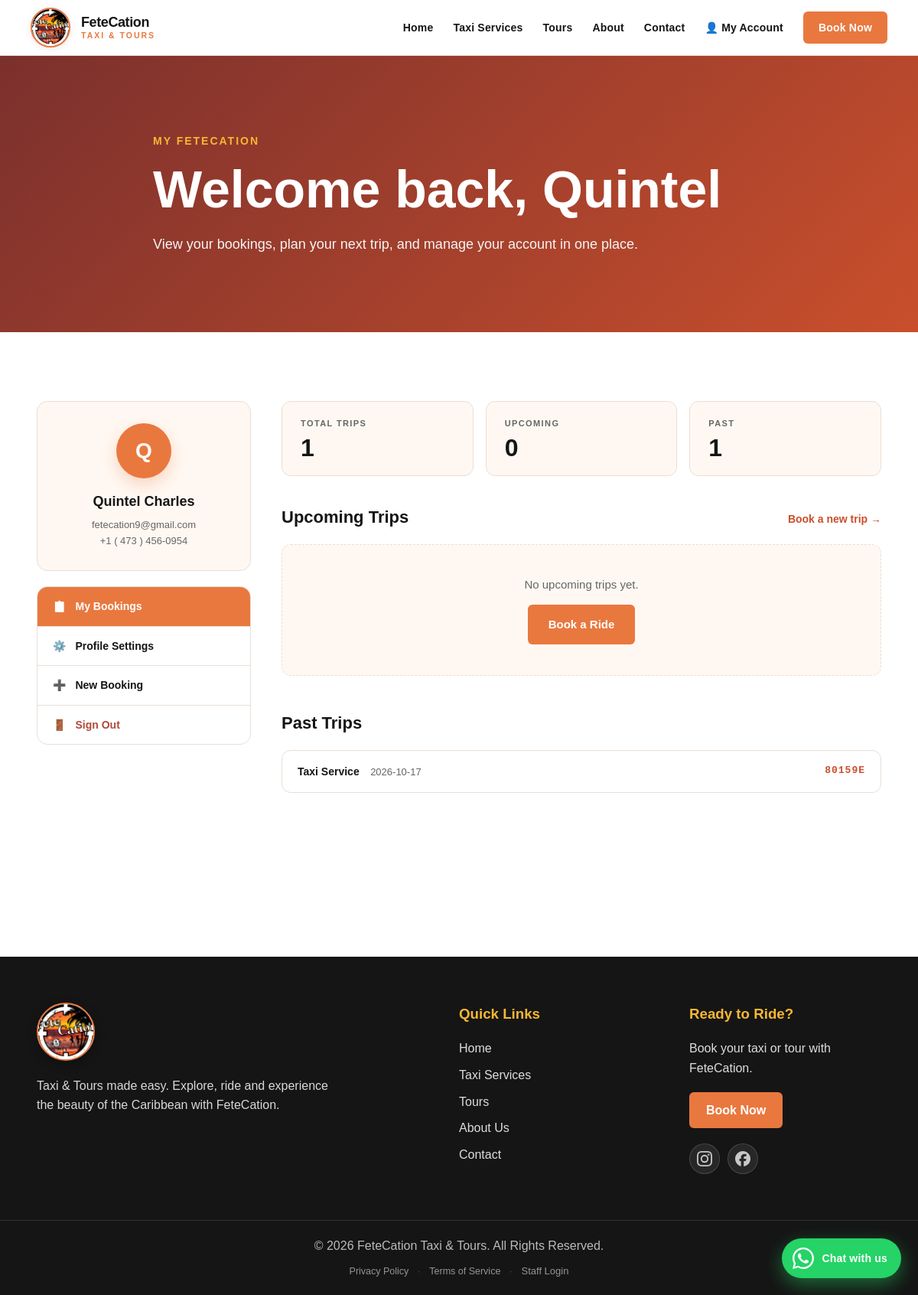
The app's page /account/index.php (signed in) with its own data.
### tables this page shows
CREATE TABLE `customers` (
  `CustomerID` int(11) NOT NULL,
  `FirstName` varchar(100) NOT NULL,
  `LastName` varchar(100) NOT NULL,
  `Phone` varchar(30) NOT NULL,
  `AvatarPath` varchar(255) DEFAULT NULL,
  `Email` varchar(150) DEFAULT NULL,
  `Password` varchar(255) NOT NULL,
  `EmailVerified` tinyint(1) NOT NULL DEFAULT 0,
  `VerifyToken` varchar(64) DEFAULT NULL,
  `VerifyExpires` datetime DEFAULT NULL,
  `ResetToken` varchar(64) DEFAULT NULL,
  `ResetExpires` datetime DEFAULT NULL,
  `LastLoginAt` datetime DEFAULT NULL,
  `RememberToken` varchar(255) DEFAULT NULL,
  `RememberExpires` datetime DEFAULT NULL,
  `DeletedAt` datetime DEFAULT NULL,
  `CreatedAt` timestamp NOT NULL DEFAULT current_timestamp()
);

CREATE TABLE `bookings` (
  `BookingID` int(11) NOT NULL,
  `Reference` varchar(20) NOT NULL,
  `Name` varchar(150) NOT NULL,
  `Email` varchar(150) NOT NULL,
  `Phone` varchar(40) DEFAULT NULL,
  `CustomerID` int(11) DEFAULT NULL,
  `BookingType` enum('Taxi','Tour') NOT NULL DEFAULT 'Taxi',
  `TourID` int(11) DEFAULT NULL,
  `TourSlug` varchar(80) DEFAULT NULL,
  `VehicleID` int(11) DEFAULT NULL,
  `PickupLocation` varchar(255) DEFAULT NULL,
  `DropoffLocation` varchar(255) DEFAULT NULL,
  `BookingDate` date NOT NULL,
  `BookingTime` time DEFAULT NULL,
  `NumberOfPassengers` int(11) NOT NULL DEFAULT 1,
  `SpecialRequests` text DEFAULT NULL,
  `Notes` text DEFAULT NULL,
  `PaymentOption` enum('full','deposit','on-day') NOT NULL DEFAULT 'on-day',
  `Source` enum('website','whatsapp','phone','walk-in','referral','other') NOT NULL DEFAULT 'website',
  `CustomPrice` decimal(10,2) DEFAULT NULL,
  `AdminNotes` text DEFAULT NULL,
  `Status` enum('Pending','Confirmed','Completed','Cancelled') NOT NULL DEFAULT 'Pending',
  `SubmittedAt` datetime NOT NULL DEFAULT current_timestamp(),
  `IP` varchar(45) DEFAULT NULL,
  `CreatedAt` timestamp NOT NULL DEFAULT current_timestamp()
);

### includes/customer-auth.php (called while the page is built, shortened)
<?php
require_once __DIR__ . '/database.php';
function db(): PDO
{
    global $pdo;
    return $pdo;
}
function customer_is_logged_in(): bool
{
    return !empty($_SESSION['customer_id']);
}
function customer_current(): ?array
{
    try {
        $stmt = db()->prepare('SELECT * FROM customers WHERE CustomerID = ? AND DeletedAt IS NULL LIMIT 1');
        $stmt->execute([$_SESSION['customer_id']]);
        $row = $stmt->fetch();
        return $customer = $row ?: null;
    } catch (Throwable $e) {
        return null;
    }
}
function customer_avatar_url(?array $customer): ?string
{
    $file = dirname(__DIR__) . '/uploads/avatars/' . basename($customer['AvatarPath']);
    if (!is_file($file)) return null;
    return '/fetecation/uploads/avatars/' . rawurlencode($customer['AvatarPath']);
}

### account/index.php (the view, shortened to what this page needs)
<?php
require_once __DIR__ . '/../includes/customer-auth.php';
require_once __DIR__ . '/../includes/database.php';
$customer = customer_current();
$myBookings = [];
try {
    $stmt = $pdo->prepare(
        'SELECT * FROM bookings
         WHERE CustomerID = :cid OR Email = :email
         ORDER BY SubmittedAt DESC'
    );
    $stmt->execute([
        ':cid'   => (int)$customer['CustomerID'],
        ':email' => $customer['Email'],
    ]);
    $myBookings = $stmt->fetchAll();
} catch (Throwable $e) {
    error_log('account bookings load failed: ' . $e->getMessage());
}
$today = date('Y-m-d');
$upcoming = [];
$past     = [];
foreach ($myBookings as $b) {
    $date = $b['BookingDate'] ?? '';
    if ($date !== '' && $date >= $today) {
        $upcoming[] = $b;
    } else {
        $past[] = $b;
    }
}
require_once __DIR__ . '/../includes/header.php';
$sideAvatar = customer_avatar_url($customer);
?>
<section class="page-hero">
    <div class="container page-hero-content">
        <p class="section-label">MY FETECATION</p>
        <h1>Welcome back, <?= htmlspecialchars($customer['FirstName']); ?></h1>
        <p>
            View your bookings, plan your next trip, and manage
            your account in one place.
        </p>
    </div>
</section>
<section class="content-section">
    <div class="container">
        <div class="account-layout">
            <aside class="account-sidebar">
                <div class="account-user-card">
                    <?php if ($sideAvatar): ?>
                        <div class="account-avatar account-avatar-img">
                            <img src="<?= htmlspecialchars($sideAvatar); ?>?t=<?= time(); ?>" alt="<?= htmlspecialchars($customer['FirstName']); ?>">
                        </div>
                    <?php else: ?>
                        <div class="account-avatar">
                            <?= htmlspecialchars(strtoupper(substr($customer['FirstName'], 0, 1))); ?>
                        </div>
                    <?php endif; ?>
                    <h2>
                        <?= htmlspecialchars($customer['FirstName'] . ' ' . $customer['LastName']); ?>
                    </h2>
                    <p class="account-email">
                        <?= htmlspecialchars($customer['Email']); ?>
                    </p>
                    <?php if (!empty($customer['Phone'])): ?>
                        <p class="account-phone">
                            <?= htmlspecialchars($customer['Phone']); ?>
                        </p>
                    <?php endif; ?>
                </div>
                <nav class="account-nav">
                    <a href="/fetecation/account/index.php" class="active">
                        <span>📋</span> My Bookings
                    </a>
                    <a href="/fetecation/account/profile.php">
                        <span>⚙️</span> Profile Settings
                    </a>
                    <a href="/fetecation/booking.php">
                        <span>➕</span> New Booking
                    </a>
                    <a href="/fetecation/account/logout.php" class="account-nav-logout">
                        <span>🚪</span> Sign Out
                    </a>
                </nav>
            </aside>
            <main class="account-main">
                <div class="account-stats">
                    <div class="account-stat">
                        <span class="account-stat-label">Total Trips</span>
                        <strong class="account-stat-value"><?= count($myBookings); ?></strong>
                    </div>
                    <div class="account-stat">
                        <span class="account-stat-label">Upcoming</span>
                        <strong class="account-stat-value"><?= count($upcoming); ?></strong>
                    </div>
                    <div class="account-stat">
                        <span class="account-stat-label">Past</span>
                        <strong class="account-stat-value"><?= count($past); ?></strong>
                    </div>
                </div>
                <section class="account-block">
                    <div class="account-block-header">
                        <h2>Upcoming Trips</h2>
                        <a href="/fetecation/booking.php" class="acct-link">
                            Book a new trip →
                        </a>
                    </div>
                    <?php if (empty($upcoming)): ?>
                        <div class="account-empty">
                            <p>No upcoming trips yet.</p>
                            <a href="/fetecation/booking.php" class="primary-button" style="display:inline-block;margin-top:14px;">
                                Book a Ride
                            </a>
                        </div>
                    <?php endif; ?>
                </section>
                <?php if (!empty($past)): ?>
                    <section class="account-block">
                        <div class="account-block-header">
                            <h2>Past Trips</h2>
                        </div>
                        <div class="account-booking-list account-booking-list-compact">
                            <?php foreach ($past as $b): ?>
                                <?php
                                    $tourLabel = ($b['TourSlug'] === 'taxi' || empty($b['TourSlug']))
                                                 ? 'Taxi Service'
                                                 : ($b['TourSlug'] ?: 'Tour');
                                ?>
                                <article class="account-booking account-booking-compact">
                                    <div>
                                        <strong><?= htmlspecialchars($tourLabel); ?></strong>
                                        <span class="account-booking-meta-inline">
                                            <?= htmlspecialchars($b['BookingDate'] ?? '—'); ?>
                                        </span>
                                    </div>
                                    <span class="account-booking-ref">
                                        <?= htmlspecialchars($b['Reference'] ?? ''); ?>
                                    </span>
                                </article>
                            <?php endforeach; ?>
                        </div>
                    </section>
                <?php endif; ?>
            </main>
        </div>
    </div>
</section>
<?php require_once __DIR__ . '/../includes/footer.php'; ?>

### includes/header.php (shortened to what this page needs)
<?php
if (file_exists(__DIR__ . '/customer-auth.php')) {
    require_once __DIR__ . '/customer-auth.php';
}
?>
<!DOCTYPE html>
<html lang="en">
<head>
    <link rel="stylesheet" href="/fetecation/css/style.css?v=<?= filemtime(__DIR__ . '/../css/style.css') ?: time(); ?>">
</head>
<body>
<header class="site-header">
    <div class="header-container">
        <a href="/fetecation/" class="site-logo">
            <span class="site-logo-circle">
                <img
                    src="/fetecation/images/logo.png"
                    alt="FeteCation Taxi & Tours"
                >
            </span>
            <span class="site-logo-text">
                <strong>FeteCation</strong>
                <small>Taxi &amp; Tours</small>
            </span>
        </a>
        <nav class="main-navigation">
            <a href="/fetecation/">Home</a>
            <a href="/fetecation/taxis.php">Taxi Services</a>
            <a href="/fetecation/tours.php">Tours</a>
            <a href="/fetecation/about.php">About</a>
            <a href="/fetecation/contact.php">Contact</a>
            <?php if (function_exists('customer_is_logged_in') && customer_is_logged_in()): ?>
                <a href="/fetecation/account/index.php" class="nav-account-link">
                    👤 My Account
                </a>
            <?php else: ?>
                <a href="/fetecation/login.php" class="nav-account-link">
                    Sign In
                </a>
            <?php endif; ?>
            <a href="/fetecation/booking.php" class="nav-book-button">
                Book Now
            </a>
        </nav>
    </div>
</header>
<main>

### includes/footer.php (shortened to what this page needs)
</main>
<footer class="site-footer">
    <div class="container footer-container">
        <div class="footer-brand">
            <span class="footer-logo-circle">
                <img
                    src="/fetecation/images/logo.png"
                    alt="FeteCation Taxi & Tours"
                >
            </span>
            <p>
                Taxi & Tours made easy. Explore, ride and experience
                the beauty of the Caribbean with FeteCation.
            </p>
        </div>
        <div class="footer-links">
            <h3>Quick Links</h3>
            <a href="/fetecation/">Home</a>
            <a href="/fetecation/taxis.php">Taxi Services</a>
            <a href="/fetecation/tours.php">Tours</a>
            <a href="/fetecation/about.php">About Us</a>
            <a href="/fetecation/contact.php">Contact</a>
        </div>
        <div class="footer-booking">
            <h3>Ready to Ride?</h3>
            <p>
                Book your taxi or tour with FeteCation.
            </p>
            <a href="/fetecation/booking.php" class="footer-button">
                Book Now
            </a>
            <div class="footer-social">
                <a href="https://www.instagram.com/fete_cation"
                   class="footer-social-link"
                   target="_blank"
                   rel="noopener"
                   aria-label="Follow FeteCation on Instagram">
                </a>
                <a href="https://www.facebook.com/share/18e64qJE5z/"
                   class="footer-social-link"
                   target="_blank"
                   rel="noopener"
                   aria-label="Follow FeteCation on Facebook">
                </a>
            </div>
        </div>
    </div>
    <div class="footer-bottom">
        <p>
            &copy; <?= date("Y"); ?> FeteCation Taxi & Tours.
            All Rights Reserved.
        </p>
        <p class="footer-legal-links">
            <a href="/fetecation/privacy.php">Privacy Policy</a>
            <span class="footer-sep">·</span>
            <a href="/fetecation/terms.php">Terms of Service</a>
            <span class="footer-sep">·</span>
            <a href="/fetecation/staff-7742/login.php" class="footer-staff-link">
                Staff Login
            </a>
        </p>
    </div>
</footer>
<a href="https://wa.me/14734597407?text=Hi%20FeteCation!%20I'd%20like%20to%20book%20a%20taxi%20or%20tour."
   class="whatsapp-float"
   target="_blank"
   rel="noopener"
   aria-label="Chat with us on WhatsApp">
    <span class="whatsapp-float-label">Chat with us</span>
</a>
</body>
</html>

### records on screen
customers: FirstName "Quintel", FirstName "Q", FirstName+LastName "Quintel Charles", Email "fetecation9@gmail.com", Phone "+1 ( 473 ) 456-0954"
bookings: TourSlug "Taxi Service", BookingDate "2026-10-17", Reference "80159E"

### other values on screen
count($myBookings) "1"
count($upcoming) "0"
count($past) "1"
